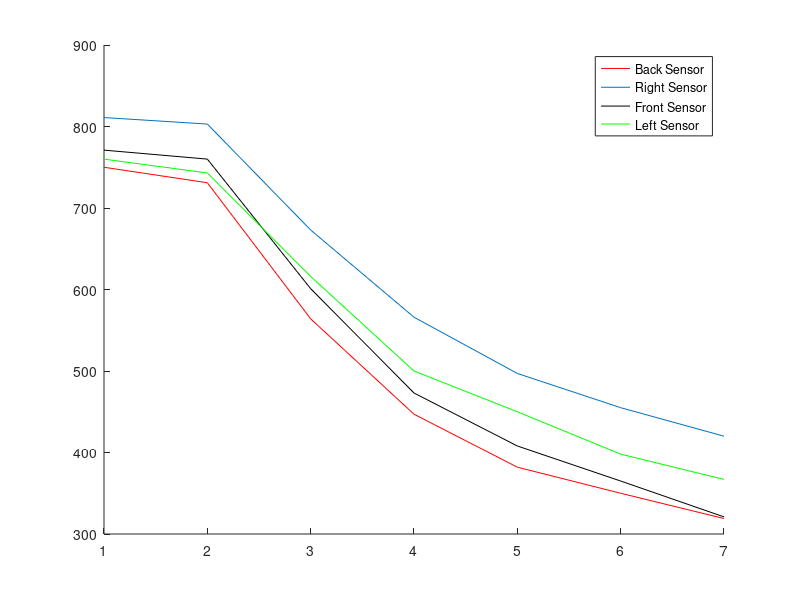

Source code (MATLAB):
y = [750 811 771 760
731	803	760	743
564	673	601	616
447	566	473	500
382	497	408	450
350	455	365	398
319	420	321	367]

figure(1)
hold on
plot(y(:,1),'r')
plot(y(:,2))
plot(y(:,3),'k')
plot(y(:,4),'g')

hold off
legend('Back Sensor','Right Sensor','Front Sensor','Left Sensor')